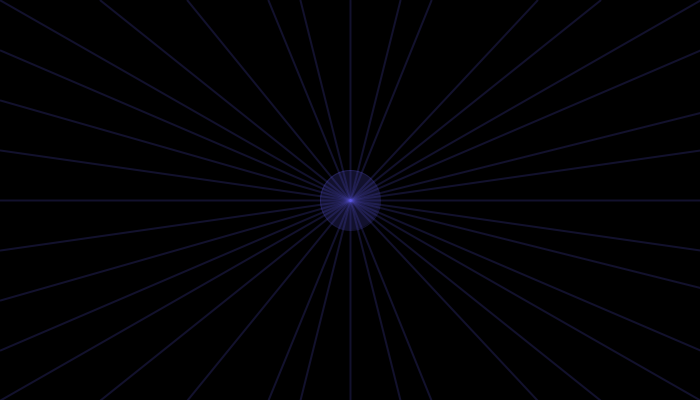
Frame 1 (no input)
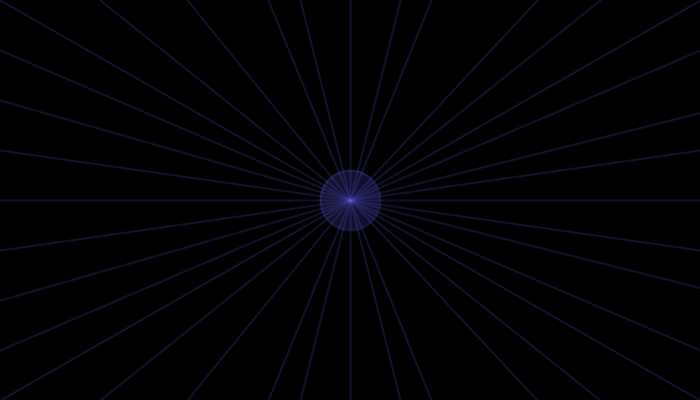
Frame 60 (the mouse pressed at the canvas centre just before this capture)
Frame 120 (the mouse held since frame 60 and released just before this capture): identical to frame 60, image omitted

The Processing sketch that drew these frames (run headless with seeded random() and noise(); from frame 60 on, the mouse is pressed at the canvas centre):

// Processing sketch: processing_35766
// ── processing_35766.pde

/**
 * Adapted bouncing effect from the sketch linked below.
 * http://wwww.openprocessing.org/visuals/?visualID=20121
 */

int sizes = 60;
float ypos = 200;
float xpos = 350;

float x_current = 350;
float y_current = 200;

float dsitXfinal = 0;
float distYfinal = 0;

float ease; //force

float bouncetime = 0;
float bouncetotal = 100;

float velx = 0;
float vely = 0;

void setup() {
  size(700,400);
  background(0);
}

void draw() {
  smooth();
  background(0);
  stroke(92,85,232,50);
  fill(92,85,232,50);
  ellipse(xpos,ypos,sizes,sizes);
  strokeWeight(2);
  //line(350,200,xpos,ypos);
  line(0,0,xpos,ypos);
  line(0,400,xpos,ypos);
  line(700,0,xpos,ypos);
  line(700,400,xpos,ypos);
  line(350,0,xpos,ypos);
  line(350,400,xpos,ypos);
  line(0,200,xpos,ypos);
  line(750,200,xpos,ypos);
  line(0,100,xpos,ypos);
  line(0,300,xpos,ypos);
  line(750,100,xpos,ypos);
  line(750,300,xpos,ypos);
  line(187.5,0,xpos,ypos);
  line(537.5,0,xpos,ypos);
  line(187.5,400,xpos,ypos);
  line(537.5,400,xpos,ypos);
  line(268.75,0,xpos,ypos);
  line(431.25,0,xpos,ypos);
  line(268.75,400,xpos,ypos);
  line(431.25,400,xpos,ypos);
  line(0,50,xpos,ypos);
  line(0,150,xpos,ypos);
  line(0,250,xpos,ypos);
  line(0,350,xpos,ypos);
  line(700,50,xpos,ypos);
  line(700,150,xpos,ypos);
  line(700,250,xpos,ypos);
  line(700,350,xpos,ypos);
  line(100,0,xpos,ypos);
  line(600,0,xpos,ypos);
  line(100,400,xpos,ypos);
  line(600,400,xpos,ypos);
  line(300,0,xpos,ypos);
  line(400,0,xpos,ypos);
  line(300,400,xpos,ypos);
  line(400,400,xpos,ypos);
  
  if (mousePressed == true) {
    xpos = mouseX;
    ypos = mouseY;

  } else {
    float accelerationX = 0.05 * (350 - xpos);
    float accelerationY = 0.05 * (200 - ypos);
    println(accelerationX);
    
    velx = 0.9 * (velx + accelerationX);
    vely = 0.9 * (vely + accelerationY);
    
    xpos = xpos + velx;
    ypos = ypos + vely;
  }
}
